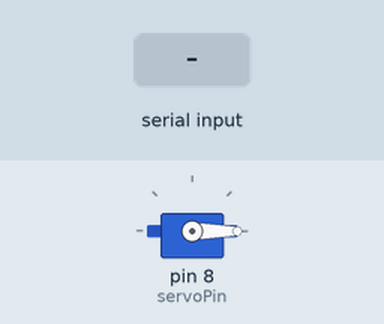
Recording of a sketch running on a simulated Arduino Uno, built with avr-gcc and run on an emulated ATmega328P. Parts: servo. The inputs (shaded band) are chosen by the test bench.

Above: at 1.2 s.
1.3 s: "1" received over Serial
At 2.5 s:
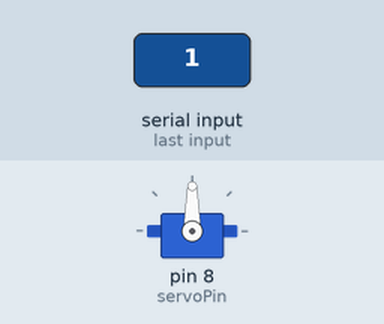
2.8 s: "0" received over Serial
At 3.8 s:
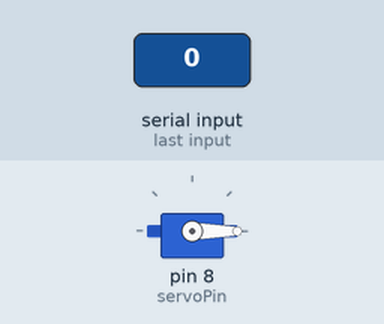
Timing chart, 0 to 5.8 s (numbered marks = the images above; inputs shaded):
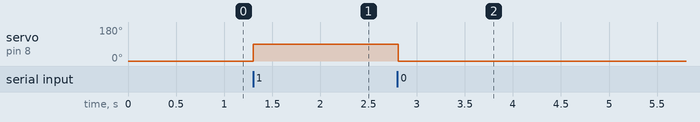

Measured:
- after the input at 1.3 s, servo on pin 8 (servoPin): 0° → 90° at once
- after the input at 2.8 s, servo on pin 8 (servoPin): 90° → 0° at once

The sketch:

Plaka_projesi_ardunio_kodu.ino
```cpp
#include <SPI.h>
#include <RFID.h>
#include <Servo.h>
char gelenVeri;
int servoPin = 8;
Servo motor;
RFID lrt720(10, 9);

void setup() {
  Serial.begin(9600);
  SPI.begin();
  lrt720.init();
  motor.attach(servoPin);
  motor.write(0);


}

void loop() {
  //motor.write(0);
  if(Serial.available()>0)
  {
    gelenVeri = Serial.read();
    if(gelenVeri == '1'){
      motor.write(90);
      }
     else if(gelenVeri =='0'){
      motor.write(0);
      }
     }
 /* if (Serial.available()> 0) {
    char command = Serial.read();
    if (command == '1') {
      motor.write(180);
    }
    if (command =='0'){
      motor.write(0);
      delay(1000);
      }
  }*/
  if (lrt720.isCard()) {
    if (lrt720.readCardSerial()) {
      Serial.println("Kart Bulundu ID: ");
      char cardID[5];
      sprintf(cardID, "%02X%02X%02X%02X%02X", lrt720.serNum[0], lrt720.serNum[1], lrt720.serNum[2], lrt720.serNum[3], lrt720.serNum[4]);
      String cardIDString = String(cardID);
      Serial.println(cardIDString);

      if (strcmp(cardID, "C3964C958C") == 0) {
        motor.write(90);
        Serial.println("ID Doğru");
      } else {
        motor.write(0);
        Serial.println("ID Yanlış");
      }
    }
  }
  lrt720.halt();
}
```
